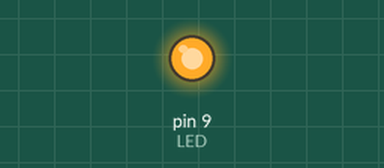
The sketch below on a simulated Arduino Uno, built with avr-gcc and run on an emulated ATmega328P. Shown: output pins drawn as LEDs (lit = HIGH).

Above: at 0.03 s.
At 2.23 s:
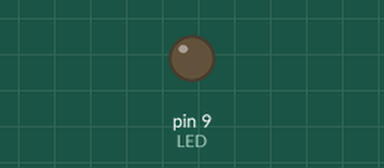
Timing chart, 0 to 3.0 s (numbered marks = the images above):
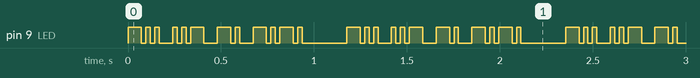

Measured:
- by itself, pin 9 (LED): moves between LOW and HIGH, repeating every 1.2 s
- by itself, everything shown: repeats every 1.2 s, in 8 steps

The sketch:

Morse.ino
```cpp
/*
  Morse

  Blinks an LED outputting morse code according to a text variable.
  Reads alphanumeric characters and punctuation according to ITU-R recommendation. Does not support prosigns.
  Written by Dunc Graham, 2018.01.25

  Modified from Examples/Basics/Blink
*/

String text = "Dunc"; //-.. ..- -. -.-.
int textIndex = 0;

#define WAIT 24
#define LED 9
#define BRIGHTNESS 255

// the setup function runs once when you press reset or power the board
void setup() {
  // initialize digital pin LED as an output.
  pinMode(LED, OUTPUT);
  // put the text into a convenient form
  text.toLowerCase();
  if(!text.endsWith(" ")) {
    text += " "; //guarantee a space at the end of the string to be output
  }
}

// the loop function runs over and over again forever
void loop() {
  morse(text.charAt(textIndex++));
  textIndex %= text.length(); //ensure we loop back and don't overflow the length of the string
}

// outputs morse based on the provided char
void morse(char c) {
  switch(c) {
    case 'a':
      dot(); dash();
      break;
    case 'b':
      dash(); dot(); dot(); dot();
      break;
    case 'c':
      dash(); dot(); dash(); dot();
      break;
    case 'd':
      dash(); dot(); dot();
      break;
    case 'e':
      dot();
      break;
    case 'f':
      dot(); dot(); dash(); dot();
      break;
    case 'g':
      dash(); dash(); dot();
      break;
    case 'h':
      dot(); dot(); dot(); dot();
      break;
    case 'i':
      dot(); dot();
      break;
    case 'j':
      dot(); dash(); dash(); dash();
      break;
    case 'k':
      dash(); dot(); dash();
      break;
    case 'l':
      dot(); dash(); dot(); dot();
      break;
    case 'm':
      dash(); dash();
      break;
    case 'n':
      dash(); dot();
      break;
    case 'o':
      dash(); dash(); dash();
      break;
    case 'p':
      dot(); dash(); dash(); dot();
      break;
    case 'q':
      dash(); dash(); dot(); dash();
      break;
    case 'r':
      dot(); dash(); dot();
      break;
    case 's':
      dot(); dot(); dot();
      break;
    case 't':
      dash();
      break;
    case 'u':
      dot(); dot(); dash();
      break;
    case 'v':
      dot(); dot(); dot(); dash();
      break;
    case 'w':
      dot(); dash(); dash();
      break;
    case 'x':
      dash(); dot(); dot(); dash();
      break;
    case 'y':
      dash(); dot(); dash(); dash();
      break;
    case 'z':
      dash(); dash(); dot(); dot();
      break;
    case '0':
      dot(); dot(); dot(); dot(); dot();
      break;
    case '1':
      dot(); dash(); dash(); dash(); dash();
      break;
    case '2':
      dot(); dot(); dash(); dash(); dash();
      break;
    case '3':
      dot(); dot(); dot(); dash(); dash();
      break;
    case '4':
      dot(); dot(); dot(); dot(); dash();
      break;
    case '5':
      dot(); dot(); dot(); dot(); dot();
      break;
    case '6':
      dash(); dot(); dot(); dot(); dot();
      break;
    case '7':
      dash(); dash(); dot(); dot(); dot();
      break;
    case '8':
      dash(); dash(); dash(); dot(); dot();
      break;
    case '9':
      dash(); dash(); dash(); dash(); dot();
      break;
    case '.':
      dot(); dash(); dot(); dash(); dot(); dash();
      break;
    case ',':
      dash(); dash(); dash(); dot(); dot(); dot();
      break;
    case '?':
      dot(); dot(); dash(); dash(); dot(); dot();
      break;
    case '\'':
      dot(); dash(); dash(); dash(); dash(); dot();
      break;
    case '-':
      dash(); dot(); dot(); dot(); dot(); dash();
      break;
    case '/':
      dash(); dot(); dot(); dash(); dot();
      break;
    case '(':
      dash(); dot(); dash(); dash(); dot();
      break;
    case ')':
      dash(); dot(); dash(); dash(); dot(); dash();
      break;
    case '&':
      dot(); dash(); dot(); dot(); dot();
      break;
    case ':':
      dash(); dash(); dash(); dot(); dot(); dot();
      break;
    case '=':
      dash(); dot(); dot(); dot(); dash();
      break;
    case '+':
      dot(); dash(); dot(); dash(); dot();
      break;
    case '"':
      dot(); dash(); dot(); dot(); dash(); dot();
      break;
    case '@':
      dot(); dash(); dash(); dot(); dash(); dot();
      break;
    case ' ':
      delay(WAIT*5); //length between words is wait*5
      break;
  }
  delay(WAIT*2); //length between characters
}

// outputs a dot (length of 1 wait)
void dot() {
  analogWrite(LED, BRIGHTNESS);
  delay(WAIT);
  digitalWrite(LED, LOW);
  delay(WAIT);
}

// outputs a dash (length of 3 wait)
void dash() {
  analogWrite(LED, BRIGHTNESS);
  delay(WAIT*3);
  analogWrite(LED, LOW);
  delay(WAIT);
}
```
